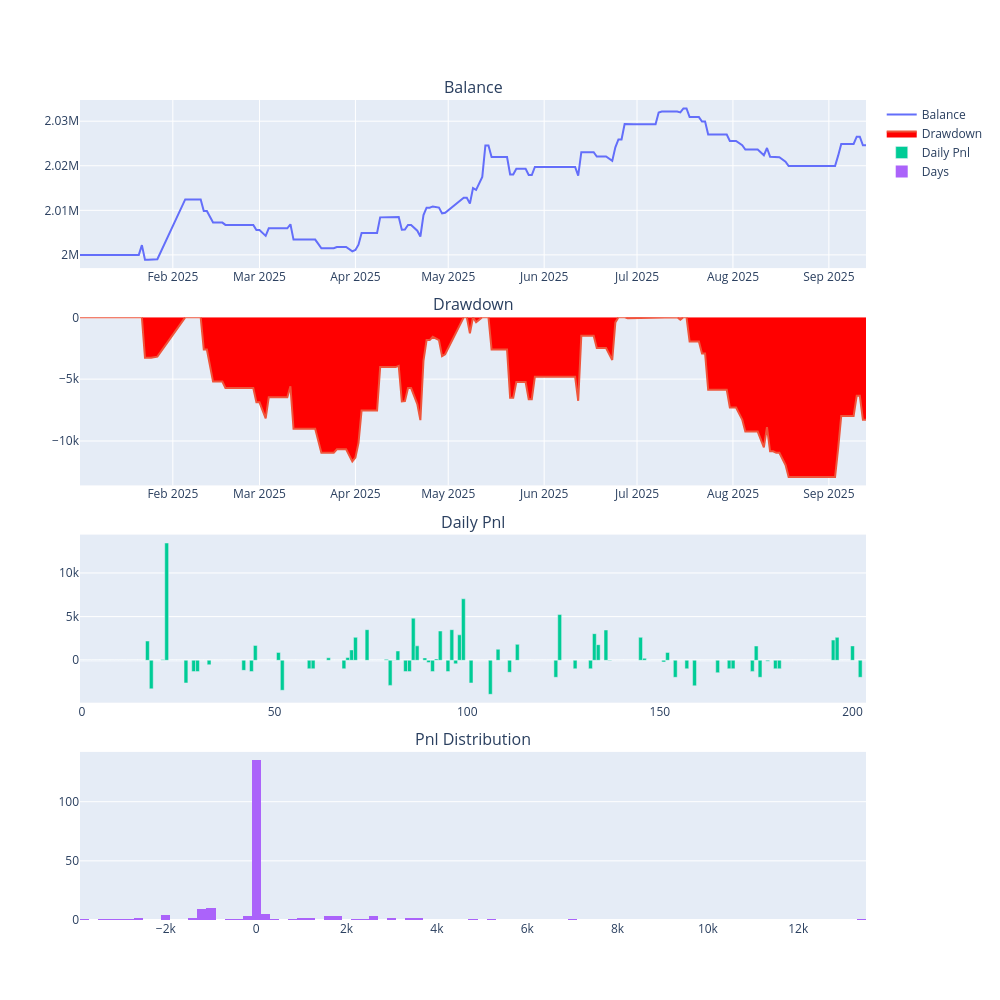

Notebook source saved alongside this figure:
### Code cell
fig = enging.show_chart()
fig.show()  # 在交互式环境中显示图表，例如 Jupyter Notebook
fig.write_image("backtesting_result.svg", width=1200, height=800)  # 保存为 SVG 文件

### Figure 1 — Plotly figure (JSON) as saved in the notebook; plotly's stock layout.template omitted (floating-point values rounded to 4 significant figures; data arrays with more than 128 entries replaced by an {"elided": "..."} marker saying what was removed)
{"data": [{"mode": "lines", "name": "Balance", "type": "scatter", "x": {"elided": "204 str values"}, "xaxis": "x", "y": {"elided": "204 float values"}, "yaxis": "y"}, {"fill": "tozeroy", "fillcolor": "red", "mode": "lines", "name": "Drawdown", "type": "scatter", "x": {"elided": "204 str values"}, "xaxis": "x2", "y": {"elided": "204 float values"}, "yaxis": "y2"}, {"name": "Daily Pnl", "type": "bar", "xaxis": "x3", "y": {"elided": "204 float values"}, "yaxis": "y3"}, {"name": "Days", "nbinsx": 100, "type": "histogram", "x": {"elided": "204 float values"}, "xaxis": "x4", "yaxis": "y4"}], "layout": {"annotations": [{"font": {"size": 16}, "showarrow": false, "text": "Balance", "x": 0.5, "xanchor": "center", "xref": "paper", "y": 1, "yanchor": "bottom", "yref": "paper"}, {"font": {"size": 16}, "showarrow": false, "text": "Drawdown", "x": 0.5, "xanchor": "center", "xref": "paper", "y": 0.735, "yanchor": "bottom", "yref": "paper"}, {"font": {"size": 16}, "showarrow": false, "text": "Daily Pnl", "x": 0.5, "xanchor": "center", "xref": "paper", "y": 0.47, "yanchor": "bottom", "yref": "paper"}, {"font": {"size": 16}, "showarrow": false, "text": "Pnl Distribution", "x": 0.5, "xanchor": "center", "xref": "paper", "y": 0.205, "yanchor": "bottom", "yref": "paper"}], "height": 1000, "width": 1000, "xaxis": {"anchor": "y", "domain": [0, 1]}, "xaxis2": {"anchor": "y2", "domain": [0, 1]}, "xaxis3": {"anchor": "y3", "domain": [0, 1]}, "xaxis4": {"anchor": "y4", "domain": [0, 1]}, "yaxis": {"anchor": "x", "domain": [0.795, 1]}, "yaxis2": {"anchor": "x2", "domain": [0.53, 0.735]}, "yaxis3": {"anchor": "x3", "domain": [0.265, 0.47]}, "yaxis4": {"anchor": "x4", "domain": [0, 0.205]}}}
